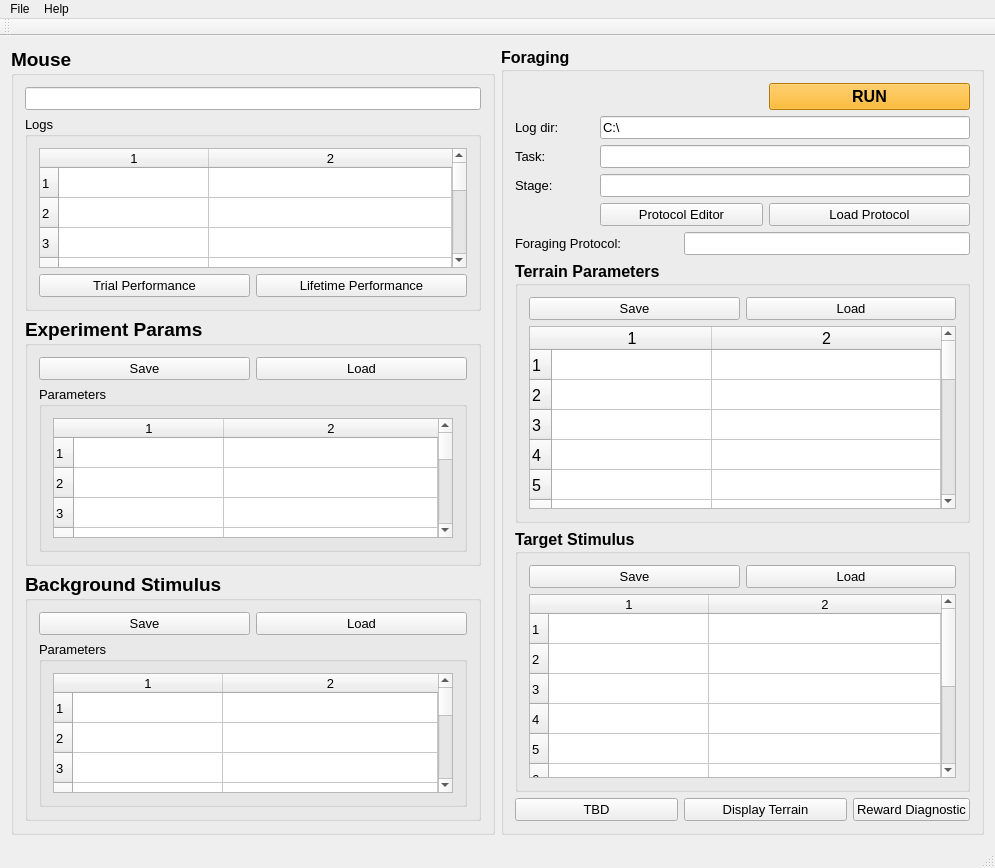
<?xml version="1.0" encoding="UTF-8"?>
<ui version="4.0">
 <class>MainWindow</class>
 <widget class="QMainWindow" name="MainWindow">
  <property name="geometry">
   <rect>
    <x>0</x>
    <y>0</y>
    <width>995</width>
    <height>868</height>
   </rect>
  </property>
  <property name="windowTitle">
   <string>Foraging</string>
  </property>
  <widget class="QWidget" name="centralWidget">
   <layout class="QGridLayout" name="gridLayout">
    <item row="0" column="1">
     <widget class="QGroupBox" name="groupBox_foraging">
      <property name="font">
       <font>
        <pointsize>12</pointsize>
        <weight>75</weight>
        <bold>true</bold>
       </font>
      </property>
      <property name="title">
       <string>Foraging</string>
      </property>
      <layout class="QGridLayout" name="gridLayout_6">
       <item row="7" column="0" colspan="5">
        <widget class="QGroupBox" name="groupBox_FGStimulus">
         <property name="font">
          <font>
           <pointsize>12</pointsize>
           <weight>75</weight>
           <bold>true</bold>
          </font>
         </property>
         <property name="title">
          <string>Target Stimulus</string>
         </property>
         <layout class="QGridLayout" name="gridLayout_8">
          <item row="0" column="0">
           <widget class="QPushButton" name="pushButton_saveFGStimulus">
            <property name="font">
             <font>
              <pointsize>10</pointsize>
              <weight>50</weight>
              <bold>false</bold>
             </font>
            </property>
            <property name="text">
             <string>Save</string>
            </property>
           </widget>
          </item>
          <item row="0" column="1">
           <widget class="QPushButton" name="pushButton_loadFGStimulus">
            <property name="font">
             <font>
              <pointsize>10</pointsize>
              <weight>50</weight>
              <bold>false</bold>
             </font>
            </property>
            <property name="text">
             <string>Load</string>
            </property>
           </widget>
          </item>
          <item row="1" column="0" colspan="2">
           <widget class="QTableWidget" name="tableWidget_FGStimulus">
            <property name="font">
             <font>
              <pointsize>10</pointsize>
              <weight>50</weight>
              <bold>false</bold>
             </font>
            </property>
            <property name="rowCount">
             <number>10</number>
            </property>
            <property name="columnCount">
             <number>2</number>
            </property>
            <attribute name="horizontalHeaderDefaultSectionSize">
             <number>160</number>
            </attribute>
            <attribute name="horizontalHeaderStretchLastSection">
             <bool>true</bool>
            </attribute>
            <row/>
            <row/>
            <row/>
            <row/>
            <row/>
            <row/>
            <row/>
            <row/>
            <row/>
            <row/>
            <column/>
            <column/>
           </widget>
          </item>
         </layout>
        </widget>
       </item>
       <item row="6" column="0" colspan="5">
        <widget class="QGroupBox" name="groupBox_terrain">
         <property name="font">
          <font>
           <pointsize>12</pointsize>
           <weight>75</weight>
           <bold>true</bold>
          </font>
         </property>
         <property name="title">
          <string>Terrain Parameters</string>
         </property>
         <layout class="QGridLayout" name="gridLayout_7">
          <item row="0" column="0">
           <widget class="QPushButton" name="pushButton_saveTerrain">
            <property name="font">
             <font>
              <pointsize>10</pointsize>
              <weight>50</weight>
              <bold>false</bold>
             </font>
            </property>
            <property name="text">
             <string>Save</string>
            </property>
           </widget>
          </item>
          <item row="0" column="1">
           <widget class="QPushButton" name="pushButton_loadTerrain">
            <property name="font">
             <font>
              <pointsize>10</pointsize>
              <weight>50</weight>
              <bold>false</bold>
             </font>
            </property>
            <property name="text">
             <string>Load</string>
            </property>
           </widget>
          </item>
          <item row="1" column="0" colspan="2">
           <widget class="QTableWidget" name="tableWidget_terrain">
            <property name="font">
             <font>
              <weight>50</weight>
              <bold>false</bold>
             </font>
            </property>
            <property name="rowCount">
             <number>20</number>
            </property>
            <property name="columnCount">
             <number>2</number>
            </property>
            <attribute name="horizontalHeaderDefaultSectionSize">
             <number>160</number>
            </attribute>
            <attribute name="horizontalHeaderStretchLastSection">
             <bool>true</bool>
            </attribute>
            <row/>
            <row/>
            <row/>
            <row/>
            <row/>
            <row/>
            <row/>
            <row/>
            <row/>
            <row/>
            <row/>
            <row/>
            <row/>
            <row/>
            <row/>
            <row/>
            <row/>
            <row/>
            <row/>
            <row/>
            <column/>
            <column/>
           </widget>
          </item>
         </layout>
        </widget>
       </item>
       <item row="0" column="3" colspan="2">
        <widget class="QPushButton" name="pushButton_run">
         <property name="font">
          <font>
           <pointsize>12</pointsize>
           <weight>75</weight>
           <bold>true</bold>
          </font>
         </property>
         <property name="styleSheet">
          <string notr="true">background-color: rgb(255, 170, 0);</string>
         </property>
         <property name="text">
          <string>RUN</string>
         </property>
        </widget>
       </item>
       <item row="1" column="0">
        <widget class="QLabel" name="label_2">
         <property name="font">
          <font>
           <pointsize>10</pointsize>
           <weight>50</weight>
           <bold>false</bold>
          </font>
         </property>
         <property name="text">
          <string>Log dir:</string>
         </property>
        </widget>
       </item>
       <item row="1" column="1" colspan="4">
        <widget class="QLineEdit" name="lineEdit_logDir">
         <property name="font">
          <font>
           <pointsize>10</pointsize>
           <weight>50</weight>
           <bold>false</bold>
          </font>
         </property>
         <property name="text">
          <string>C:\</string>
         </property>
        </widget>
       </item>
       <item row="2" column="0">
        <widget class="QLabel" name="label_3">
         <property name="font">
          <font>
           <pointsize>10</pointsize>
           <weight>50</weight>
           <bold>false</bold>
          </font>
         </property>
         <property name="text">
          <string>Task:</string>
         </property>
        </widget>
       </item>
       <item row="2" column="1" colspan="4">
        <widget class="QLineEdit" name="lineEdit_task">
         <property name="font">
          <font>
           <pointsize>10</pointsize>
           <weight>50</weight>
           <bold>false</bold>
          </font>
         </property>
        </widget>
       </item>
       <item row="3" column="1" colspan="4">
        <widget class="QLineEdit" name="lineEdit_stage">
         <property name="font">
          <font>
           <pointsize>10</pointsize>
           <weight>50</weight>
           <bold>false</bold>
          </font>
         </property>
        </widget>
       </item>
       <item row="3" column="0">
        <widget class="QLabel" name="label_4">
         <property name="font">
          <font>
           <pointsize>10</pointsize>
           <weight>50</weight>
           <bold>false</bold>
          </font>
         </property>
         <property name="text">
          <string>Stage:</string>
         </property>
        </widget>
       </item>
       <item row="4" column="3" colspan="2">
        <widget class="QPushButton" name="pushButton_loadProtocol">
         <property name="font">
          <font>
           <pointsize>10</pointsize>
           <weight>50</weight>
           <bold>false</bold>
          </font>
         </property>
         <property name="text">
          <string>Load Protocol</string>
         </property>
        </widget>
       </item>
       <item row="4" column="1" colspan="2">
        <widget class="QPushButton" name="pushButton_protocolEditor">
         <property name="font">
          <font>
           <pointsize>10</pointsize>
           <weight>50</weight>
           <bold>false</bold>
          </font>
         </property>
         <property name="text">
          <string>Protocol Editor</string>
         </property>
        </widget>
       </item>
       <item row="5" column="0" colspan="2">
        <widget class="QLabel" name="label_5">
         <property name="font">
          <font>
           <pointsize>10</pointsize>
           <weight>50</weight>
           <bold>false</bold>
          </font>
         </property>
         <property name="text">
          <string>Foraging Protocol:</string>
         </property>
        </widget>
       </item>
       <item row="5" column="2" colspan="3">
        <widget class="QLineEdit" name="lineEdit_foragingProtocol">
         <property name="font">
          <font>
           <pointsize>10</pointsize>
           <weight>50</weight>
           <bold>false</bold>
          </font>
         </property>
        </widget>
       </item>
       <item row="8" column="2" colspan="2">
        <widget class="QPushButton" name="pushButton_displayTerrain">
         <property name="font">
          <font>
           <pointsize>10</pointsize>
           <weight>50</weight>
           <bold>false</bold>
          </font>
         </property>
         <property name="text">
          <string>Display Terrain</string>
         </property>
        </widget>
       </item>
       <item row="8" column="4">
        <widget class="QPushButton" name="pushButton_rewardDiagnostic">
         <property name="font">
          <font>
           <pointsize>10</pointsize>
           <weight>50</weight>
           <bold>false</bold>
          </font>
         </property>
         <property name="text">
          <string>Reward Diagnostic</string>
         </property>
        </widget>
       </item>
       <item row="8" column="0" colspan="2">
        <widget class="QPushButton" name="pushButton_TBD">
         <property name="font">
          <font>
           <pointsize>10</pointsize>
           <weight>50</weight>
           <bold>false</bold>
          </font>
         </property>
         <property name="text">
          <string>TBD</string>
         </property>
        </widget>
       </item>
      </layout>
      <zorder>groupBox_FGStimulus</zorder>
      <zorder>groupBox_terrain</zorder>
      <zorder>pushButton_run</zorder>
      <zorder>label_2</zorder>
      <zorder>lineEdit_logDir</zorder>
      <zorder>label_3</zorder>
      <zorder>lineEdit_task</zorder>
      <zorder>lineEdit_stage</zorder>
      <zorder>label_4</zorder>
      <zorder>pushButton_loadProtocol</zorder>
      <zorder>pushButton_protocolEditor</zorder>
      <zorder>label_5</zorder>
      <zorder>lineEdit_foragingProtocol</zorder>
      <zorder>pushButton_displayTerrain</zorder>
      <zorder>pushButton_rewardDiagnostic</zorder>
      <zorder>pushButton_TBD</zorder>
     </widget>
    </item>
    <item row="0" column="0">
     <widget class="QGroupBox" name="groupBox_mouse">
      <property name="font">
       <font>
        <pointsize>14</pointsize>
        <weight>75</weight>
        <bold>true</bold>
       </font>
      </property>
      <property name="title">
       <string>Mouse</string>
      </property>
      <layout class="QGridLayout" name="gridLayout_2">
       <item row="1" column="0" colspan="2">
        <widget class="QGroupBox" name="groupBox_4">
         <property name="font">
          <font>
           <pointsize>10</pointsize>
           <weight>50</weight>
           <bold>false</bold>
          </font>
         </property>
         <property name="title">
          <string>Logs</string>
         </property>
         <layout class="QGridLayout" name="gridLayout_3">
          <item row="2" column="0">
           <widget class="QPushButton" name="pushButton_trialPerformance">
            <property name="font">
             <font>
              <pointsize>10</pointsize>
              <weight>50</weight>
              <bold>false</bold>
             </font>
            </property>
            <property name="text">
             <string>Trial Performance</string>
            </property>
           </widget>
          </item>
          <item row="2" column="1">
           <widget class="QPushButton" name="pushButton_lifetimePerformance">
            <property name="font">
             <font>
              <pointsize>10</pointsize>
              <weight>50</weight>
              <bold>false</bold>
             </font>
            </property>
            <property name="text">
             <string>Lifetime Performance</string>
            </property>
           </widget>
          </item>
          <item row="0" column="0" rowspan="2" colspan="2">
           <widget class="QTableWidget" name="tableWidget_mouse">
            <property name="font">
             <font>
              <pointsize>10</pointsize>
              <weight>50</weight>
              <bold>false</bold>
             </font>
            </property>
            <property name="rowCount">
             <number>10</number>
            </property>
            <property name="columnCount">
             <number>2</number>
            </property>
            <attribute name="horizontalHeaderCascadingSectionResizes">
             <bool>false</bool>
            </attribute>
            <attribute name="horizontalHeaderDefaultSectionSize">
             <number>150</number>
            </attribute>
            <attribute name="horizontalHeaderMinimumSectionSize">
             <number>26</number>
            </attribute>
            <attribute name="horizontalHeaderStretchLastSection">
             <bool>true</bool>
            </attribute>
            <row/>
            <row/>
            <row/>
            <row/>
            <row/>
            <row/>
            <row/>
            <row/>
            <row/>
            <row/>
            <column/>
            <column/>
           </widget>
          </item>
         </layout>
        </widget>
       </item>
       <item row="0" column="0" colspan="2">
        <widget class="QLineEdit" name="lineEdit_mouseid">
         <property name="sizePolicy">
          <sizepolicy hsizetype="Expanding" vsizetype="Fixed">
           <horstretch>0</horstretch>
           <verstretch>0</verstretch>
          </sizepolicy>
         </property>
         <property name="font">
          <font>
           <pointsize>10</pointsize>
          </font>
         </property>
        </widget>
       </item>
       <item row="3" column="0" colspan="2">
        <widget class="QGroupBox" name="groupBox_BGStimulus">
         <property name="font">
          <font>
           <pointsize>14</pointsize>
           <weight>75</weight>
           <bold>true</bold>
          </font>
         </property>
         <property name="title">
          <string>Background Stimulus</string>
         </property>
         <layout class="QGridLayout" name="gridLayout_5">
          <item row="1" column="0" colspan="2">
           <widget class="QGroupBox" name="groupBox_3">
            <property name="font">
             <font>
              <pointsize>10</pointsize>
              <weight>50</weight>
              <bold>false</bold>
             </font>
            </property>
            <property name="title">
             <string>Parameters</string>
            </property>
            <layout class="QGridLayout" name="gridLayout_10">
             <item row="0" column="0">
              <widget class="QTableWidget" name="tableWidget_BGStimulus">
               <property name="font">
                <font>
                 <pointsize>10</pointsize>
                 <weight>50</weight>
                 <bold>false</bold>
                </font>
               </property>
               <property name="rowCount">
                <number>10</number>
               </property>
               <property name="columnCount">
                <number>2</number>
               </property>
               <attribute name="horizontalHeaderDefaultSectionSize">
                <number>150</number>
               </attribute>
               <attribute name="horizontalHeaderStretchLastSection">
                <bool>true</bool>
               </attribute>
               <row/>
               <row/>
               <row/>
               <row/>
               <row/>
               <row/>
               <row/>
               <row/>
               <row/>
               <row/>
               <column/>
               <column/>
              </widget>
             </item>
            </layout>
           </widget>
          </item>
          <item row="0" column="1">
           <widget class="QPushButton" name="pushButton_loadBGStimulus">
            <property name="font">
             <font>
              <pointsize>10</pointsize>
              <weight>50</weight>
              <bold>false</bold>
             </font>
            </property>
            <property name="text">
             <string>Load</string>
            </property>
           </widget>
          </item>
          <item row="0" column="0">
           <widget class="QPushButton" name="pushButton_saveBGStimulus">
            <property name="font">
             <font>
              <pointsize>10</pointsize>
              <weight>50</weight>
              <bold>false</bold>
             </font>
            </property>
            <property name="text">
             <string>Save</string>
            </property>
           </widget>
          </item>
         </layout>
         <zorder>groupBox_3</zorder>
         <zorder>pushButton_loadBGStimulus</zorder>
         <zorder>pushButton_saveBGStimulus</zorder>
        </widget>
       </item>
       <item row="2" column="0" colspan="2">
        <widget class="QGroupBox" name="groupBox_experiment">
         <property name="font">
          <font>
           <pointsize>14</pointsize>
           <weight>75</weight>
           <bold>true</bold>
          </font>
         </property>
         <property name="title">
          <string>Experiment Params</string>
         </property>
         <layout class="QGridLayout" name="gridLayout_4">
          <item row="3" column="0" colspan="2">
           <widget class="QGroupBox" name="groupBox_5">
            <property name="font">
             <font>
              <pointsize>10</pointsize>
              <weight>50</weight>
              <bold>false</bold>
             </font>
            </property>
            <property name="title">
             <string>Parameters</string>
            </property>
            <layout class="QGridLayout" name="gridLayout_9">
             <item row="0" column="0">
              <widget class="QTableWidget" name="tableWidget_experiment">
               <property name="font">
                <font>
                 <pointsize>10</pointsize>
                 <weight>50</weight>
                 <bold>false</bold>
                </font>
               </property>
               <property name="rowCount">
                <number>20</number>
               </property>
               <property name="columnCount">
                <number>2</number>
               </property>
               <attribute name="horizontalHeaderDefaultSectionSize">
                <number>150</number>
               </attribute>
               <attribute name="horizontalHeaderStretchLastSection">
                <bool>true</bool>
               </attribute>
               <row/>
               <row/>
               <row/>
               <row/>
               <row/>
               <row/>
               <row/>
               <row/>
               <row/>
               <row/>
               <row/>
               <row/>
               <row/>
               <row/>
               <row/>
               <row/>
               <row/>
               <row/>
               <row/>
               <row/>
               <column/>
               <column/>
              </widget>
             </item>
            </layout>
           </widget>
          </item>
          <item row="0" column="0">
           <widget class="QPushButton" name="pushButton_saveExperiment">
            <property name="sizePolicy">
             <sizepolicy hsizetype="Minimum" vsizetype="Minimum">
              <horstretch>0</horstretch>
              <verstretch>0</verstretch>
             </sizepolicy>
            </property>
            <property name="minimumSize">
             <size>
              <width>0</width>
              <height>0</height>
             </size>
            </property>
            <property name="font">
             <font>
              <pointsize>10</pointsize>
              <weight>50</weight>
              <bold>false</bold>
             </font>
            </property>
            <property name="text">
             <string>Save</string>
            </property>
           </widget>
          </item>
          <item row="0" column="1">
           <widget class="QPushButton" name="pushButton_loadExperiment">
            <property name="sizePolicy">
             <sizepolicy hsizetype="Minimum" vsizetype="Minimum">
              <horstretch>0</horstretch>
              <verstretch>0</verstretch>
             </sizepolicy>
            </property>
            <property name="font">
             <font>
              <pointsize>10</pointsize>
              <weight>50</weight>
              <bold>false</bold>
             </font>
            </property>
            <property name="text">
             <string>Load</string>
            </property>
           </widget>
          </item>
         </layout>
        </widget>
       </item>
      </layout>
      <zorder>groupBox_4</zorder>
      <zorder>lineEdit_mouseid</zorder>
      <zorder>groupBox_BGStimulus</zorder>
      <zorder>groupBox_experiment</zorder>
     </widget>
    </item>
   </layout>
  </widget>
  <widget class="QMenuBar" name="menuBar">
   <property name="geometry">
    <rect>
     <x>0</x>
     <y>0</y>
     <width>995</width>
     <height>21</height>
    </rect>
   </property>
   <widget class="QMenu" name="menuFiles">
    <property name="title">
     <string>File</string>
    </property>
    <addaction name="actionLogin"/>
    <addaction name="actionQuit"/>
   </widget>
   <widget class="QMenu" name="menuHelp">
    <property name="title">
     <string>Help</string>
    </property>
    <addaction name="actionAbout"/>
   </widget>
   <addaction name="menuFiles"/>
   <addaction name="menuHelp"/>
  </widget>
  <widget class="QToolBar" name="mainToolBar">
   <attribute name="toolBarArea">
    <enum>TopToolBarArea</enum>
   </attribute>
   <attribute name="toolBarBreak">
    <bool>false</bool>
   </attribute>
  </widget>
  <widget class="QStatusBar" name="statusBar"/>
  <action name="actionAbout">
   <property name="text">
    <string>About</string>
   </property>
  </action>
  <action name="actionLogin">
   <property name="text">
    <string>Login</string>
   </property>
  </action>
  <action name="actionQuit">
   <property name="text">
    <string>Quit</string>
   </property>
  </action>
 </widget>
 <layoutdefault spacing="6" margin="11"/>
 <resources/>
 <connections/>
</ui>
